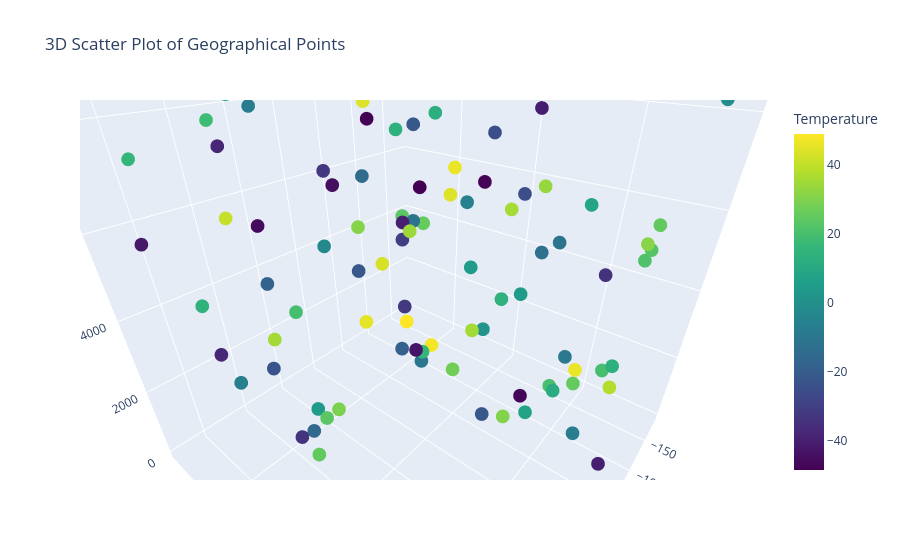

This figure's notebook cell:
### Code cell
fig = px.scatter_3d(df, x='Longitude', y='Latitude', z='Elevation',
                    color='Temperature',
                    color_continuous_scale=px.colors.sequential.Viridis,
                    title='3D Scatter Plot of Geographical Points')
fig.show()
